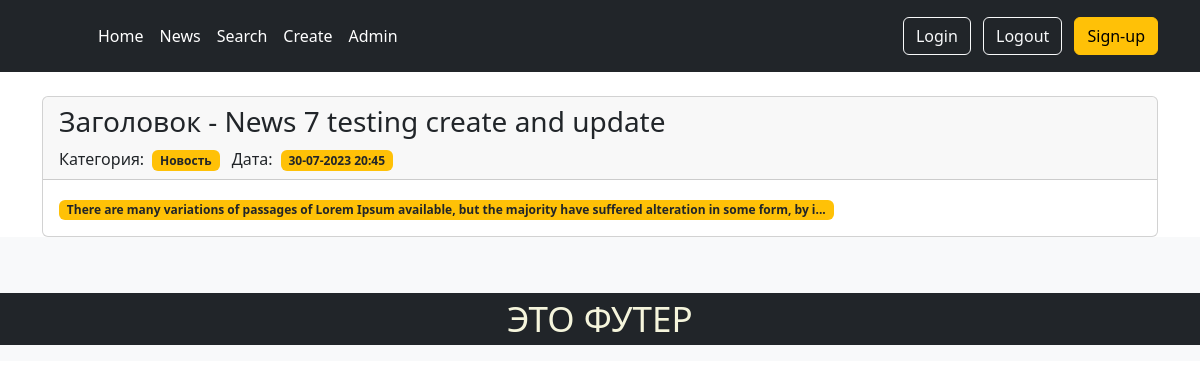
The app's page /news/detail/15 with its own data.
### news/models.py (models this page shows, shortened)
class Post(models.Model):
    author = models.ForeignKey(Author, on_delete=models.CASCADE)
    NEWS = 'NW'
    ARTICLE = 'AR'
    CATEGORY_CHOICES = (
        (NEWS, 'Новость'),
        (ARTICLE, 'Статья'),
    )
    categoryType = models.CharField(
        max_length=2, choices=CATEGORY_CHOICES, default=ARTICLE)
    dateCreation = models.DateTimeField(auto_now_add=True)
    postCategory = models.ManyToManyField(Category, through='PostCategory')
    title = models.CharField(max_length=128)
    text = models.TextField()
    rating = models.SmallIntegerField(default=0)
    def preview(self):
        return self.text[:124] + '...'

### news/views.py (the view)
# urls.py: path('detail/<int:pk>', PostDetailView.as_view(), name='second_post_detail'),
class PostDetailView(DetailView):
    model = Post
    template_name = 'news/post_detail.html'

### news/templates/news/post_detail.html (shortened to what this page needs)
{% extends 'layout/default.html' %}
{% block content %}
<br>
<div class="card">
   <div class="card-header">
      <h3>
         Заголовок - {{ post.title }}
      </h3>
      <div>
         Категория:<span class="col mx-2 badge text-dark bg-warning">
            {{post.get_categoryType_display|safe}}</span>
         Дата:<span class="col mx-2 badge text-dark bg-warning">
            {{ post.dateCreation|date:'d-m-Y H:i'}}</span>
      </div>
   </div>
   <div class="card-body">
      <span class="col mr-auto badge text-dark bg-warning"> {{ post.preview }} </span>
   </div>
</div>
{% endblock content %}

### records on screen
Post: title "News 7 testing create and update", categoryType "Новость", dateCreation "30-07-2023 20:45", preview "There are many variations of passages of Lorem Ipsum available, but the majority have suffered alteration in some form, by i..."
